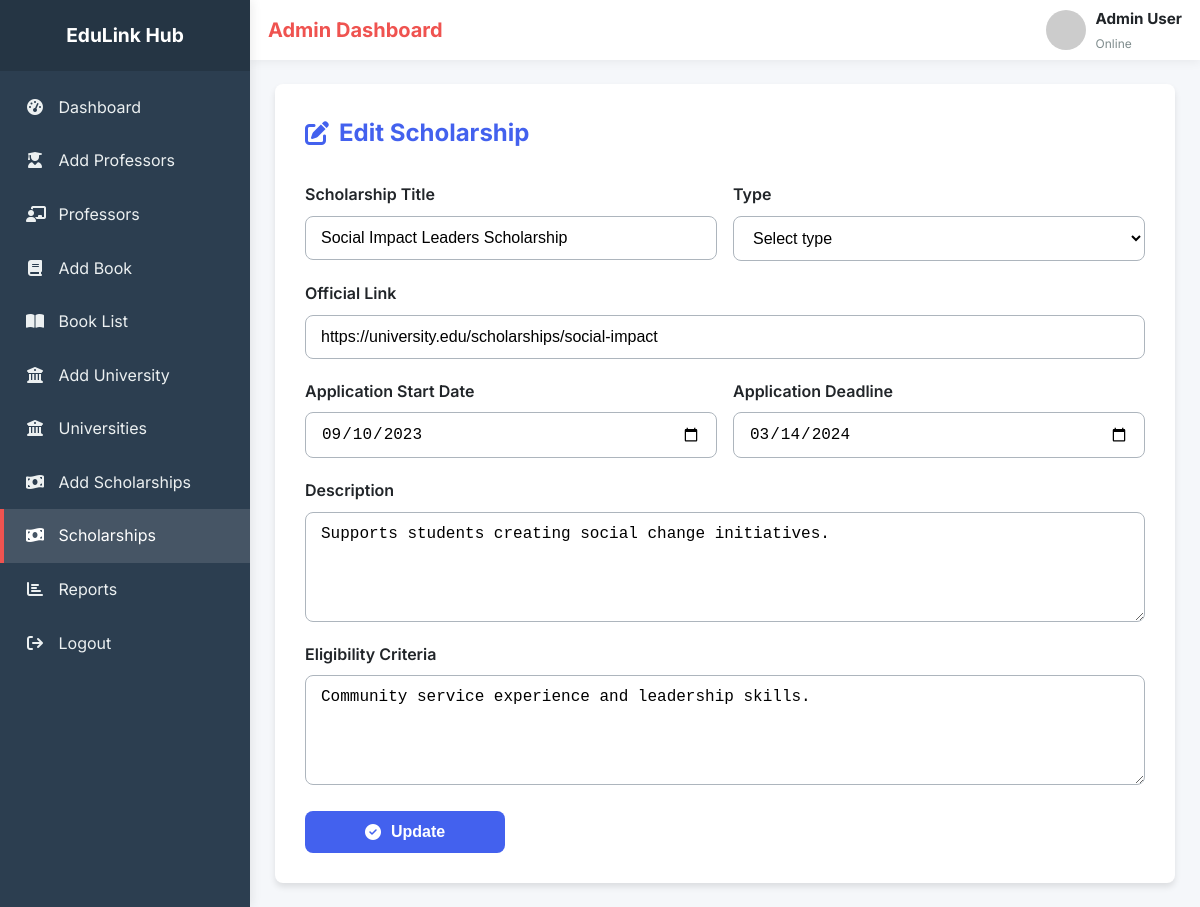
Screenshot of /admin/edit-scholarship.php?id=25 (signed in) with the database file from the repository.
### tables this page shows
CREATE TABLE `fundings` (
  `id` int(11) NOT NULL,
  `type` enum('scholarship','professor') NOT NULL,
  `title` varchar(255) NOT NULL,
  `description` text NOT NULL,
  `link` varchar(255) NOT NULL,
  `eligibilityCriteria` text DEFAULT NULL,
  `applyDate` date DEFAULT NULL,
  `applicationDeadline` date DEFAULT NULL,
  `university` varchar(255) DEFAULT NULL,
  `department` varchar(255) DEFAULT NULL,
  `professor_id` int(11) DEFAULT NULL,
  `createdAt` timestamp NOT NULL DEFAULT current_timestamp(),
  `updatedAt` timestamp NOT NULL DEFAULT current_timestamp() ON UPDATE current_timestamp()
);

### admin/edit-scholarship.php (the view, shortened to what this page needs)
<?php
require '../config/database.php';
$id = isset($_GET['id']) ? (int)$_GET['id'] : 0;
$funding = null;
if ($stmt = mysqli_prepare($conn, "SELECT id, type, title, description, link, eligibilityCriteria, applyDate, applicationDeadline, university, department, professor_id FROM fundings WHERE id = ?")) {
    mysqli_stmt_bind_param($stmt, 'i', $id);
    mysqli_stmt_execute($stmt);
    $res = mysqli_stmt_get_result($stmt);
    $funding = mysqli_fetch_assoc($res);
}
$old = $_SESSION['edit-scholarship-data'] ?? [];
$val = function ($key) use ($old, $funding) {
    return isset($old[$key]) ? $old[$key] : ($funding[$key] ?? '');
};
$ot = strtolower($val('type'));
?>
<!DOCTYPE html>
<html lang="en">
<head>
    <link href="https://cdnjs.cloudflare.com/ajax/libs/font-awesome/6.5.2/css/all.min.css" rel="stylesheet">
    <link rel="stylesheet" href="styles/add-scholarship.css">
    <link rel="stylesheet" href="styles/style.css">
</head>
<body>
    <?php include __DIR__ . '/common/sidebar.php'; ?>
    <main class="main-content">
        <?php include __DIR__ . '/common/navbar.php'; ?>
        <div class="content">
            <h1 class="page-title"><i class="fa-solid fa-pen-to-square"></i> Edit Scholarship</h1>
            <form class="sch-form" action="logic/edit-scholarship-logic.php" method="post" novalidate>
                <div class="form-row">
                    <div class="form-group">
                        <label for="title">Scholarship Title</label>
                        <input
                            type="text"
                            id="title"
                            name="title"
                            required
                            placeholder="e.g., Full Tuition Merit Scholarship"
                            value="<?= htmlspecialchars($val('title')) ?>">
                    </div>
                    <div class="form-group">
                        <label for="type">Type</label>
                        <select id="type" name="type" required>
                            <option value="" <?= $ot === '' ? 'selected' : '' ?>>Select type</option>
                        </select>
                    </div>
                </div>
                <div class="form-group">
                    <label for="link">Official Link</label>
                    <input
                        type="url"
                        id="link"
                        name="link"
                        required
                        placeholder="https://example.edu/scholarships/merit-2025"
                        value="<?= htmlspecialchars($val('link')) ?>">
                </div>
                <div class="form-row">
                    <div class="form-group">
                        <label for="applyDate">Application Start Date</label>
                        <input type="date" id="applyDate" name="applyDate" value="<?= htmlspecialchars($val('applyDate')) ?>">
                    </div>
                    <div class="form-group">
                        <label for="applicationDeadline">Application Deadline</label>
                        <input type="date" id="applicationDeadline" name="applicationDeadline" value="<?= htmlspecialchars($val('applicationDeadline')) ?>">
                    </div>
                </div>
                <div class="form-group">
                    <label for="description">Description</label>
                    <textarea id="description" name="description" placeholder="Brief description of the scholarship, benefits, duration, etc."><?= htmlspecialchars($val('description')) ?></textarea>
                </div>
                <div class="form-group">
                    <label for="eligibilityCriteria">Eligibility Criteria</label>
                    <textarea id="eligibilityCriteria" name="eligibilityCriteria" placeholder="Eligibility requirements (e.g., GPA, nationality, discipline)"><?= htmlspecialchars($val('eligibilityCriteria')) ?></textarea>
                </div>
                <button type="submit" name="submit" class="submit-btn">
                    <i class="fa-solid fa-check-circle"></i> Update
                </button>
            </form>
        </div>
    </main>
</body>
</html>

### admin/styles/add-scholarship.css (style rules this page uses)
:root { --primary-color: #4361ee; --secondary-color: #3f37c9; --accent-color: #4895ef; --light-color: #f8f9fa; --dark-color: #212529; --success-color: #4cc9f0; --warning-color: #f72585; --gray-color: #adb5bd; --border-radius: 8px; --box-shadow: 0 4px 6px rgba(0, 0, 0, 0.1); --transition: all 0.3s ease; }
* { margin: 0; padding: 0; box-sizing: border-box; }
body { font-family: "Inter", sans-serif; background-color: #f5f7fa; color: var(--dark-color); line-height: 1.6; display: flex; min-height: 100vh; }
.main-content { flex: 1; margin-left: 250px; }
.content { background-color: #fff; border-radius: var(--border-radius); padding: 30px; box-shadow: var(--box-shadow); max-width: 900px; margin: 24px auto; }
.page-title { font-size: 24px; margin-bottom: 30px; color: var(--primary-color); display: flex; align-items: center; gap: 10px; font-weight: 700; }
.sch-form { display: flex; flex-direction: column; gap: 20px; }
.form-row { display: grid; grid-template-columns: 1fr 1fr; gap: 16px; }
.form-group { display: flex; flex-direction: column; gap: 8px; }
.form-group label { font-weight: 600; color: var(--dark-color); }
.form-group input[type="text"], .form-group input[type="url"], .form-group input[type="date"], .form-group select, .form-group textarea { padding: 12px 15px; border: 1px solid var(--gray-color); border-radius: var(--border-radius); font-size: 16px; transition: var(--transition); background: #fff; }
.form-group textarea { min-height: 110px; resize: vertical; }
.form-group input::placeholder, .form-group textarea::placeholder { color: var(--gray-color); }
.submit-btn { background-color: var(--primary-color); color: white; border: none; padding: 12px 20px; border-radius: var(--border-radius); font-size: 16px; font-weight: 600; cursor: pointer; transition: var(--transition); display: inline-flex; align-items: center; justify-content: center; gap: 10px; margin-top: 6px; width: 200px; }

### admin/styles/style.css (style rules this page uses)
:root { --primary-color: #4361ee; --secondary-color: #3f37c9; --accent-color: #4895ef; --light-color: #f8f9fa; --dark-color: #212529; --success-color: #22c55e; --warning-color: #f72585; --gray-200: #e5e7eb; --radius: 12px; --shadow: 0 8px 20px rgba(2, 6, 23, 0.1); }

### rows the page displays
fundings: title "Social Impact Leaders Scholarship", link "https://university.edu/scholarships/social-impact", applyDate "09/10/2023", applicationDeadline "03/14/2024", description "Supports students creating social change initiatives.", eligibilityCriteria "Community service experience and leadership skills."

### other values shown
$label "Dashboard Add Professors Professors Add Book Book List Add University Universities Add Scholarships Scholarships Reports Logout"
$admin_name "Admin User"
